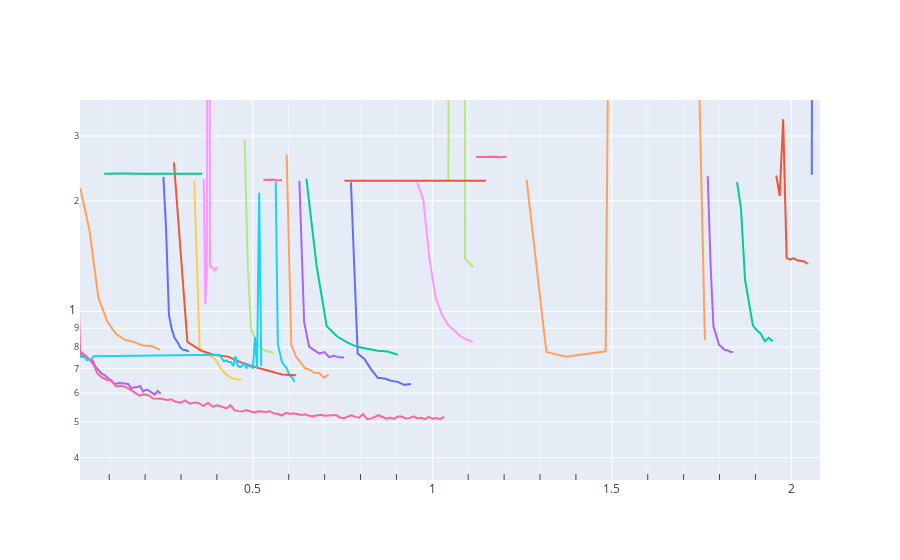

The notebook cell saved with this chart:
### Code cell
plot_experiment("synetune-perceiver-four-workers", x="timestamp_absolute", logx=False, extra_smoothing=0)
